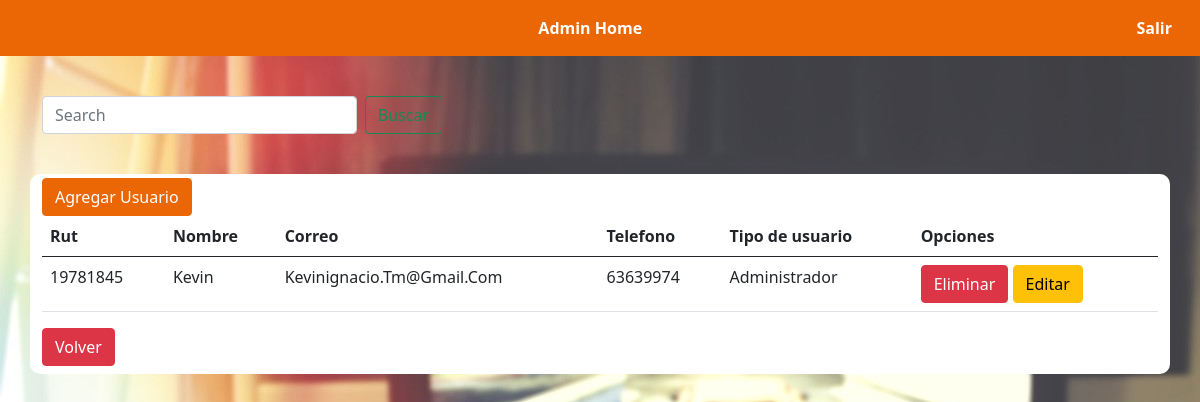
The page /user/users/ on the database its author committed.
### user/models.py (models this page shows, shortened)
class Usuario(AbstractUser):
    rut                = models.IntegerField(primary_key=True)
    dv                 = models.CharField(max_length=1, null=False)
    nombre             = models.CharField('Nombre',max_length=70, null=False, blank=False)
    apellido           = models.CharField('Apellido',max_length=70, null=False, blank=False)
    correo             = models.EmailField('Correo',max_length=60, null=False, blank=False, unique=True)
    telefono           = models.IntegerField(null=False)
    creacion_fec       = models.DateTimeField('Fecha de ingreso', auto_now_add=True)
    actualizacion_fec  = models.DateTimeField('Fecha actualizacion', auto_now=True)
    USERNAME_FIELD = 'correo'
    class meta:
        verbose_name = 'Usuario'
        verbose_name_plural = 'Usuarios'

### user/views.py (the view)
# urls.py: path('users/', users, name="users"),
def users(request):
    busqueda = request.GET.get("buscar")
    u = Usuario.objects.all()
    if busqueda:
        u = Usuario.objects.filter(
            Q(username__icontains = busqueda) |
            Q(rut__icontains = busqueda)
        ).distinct()
    return render(request, 'user/listaUsuarios.html', {'entity':u})

### carrito/context_processor.py (called while the page is built)
def importe_total_carro(request):
    total=0
    if 'carro' in request.session:
        for key, value in request.session["carro"].items():
            total=total+(int(value["precio"]))
    return {"importe_total_carro":total}

def precio_totalMasEnvio(request):
    precio_envio = PrecioEnvio.objects.only('precio').get(id_envio=1)
    total=0 + precio_envio.precio
    if 'carro' in request.session:
        for key, value in request.session["carro"].items():
            total=total+(int(value["precio"]))
    return {"precio_totalMasEnvio":total}

### user/templates/user/listaUsuarios.html (shortened to what this page needs)
{% extends 'baseadmin.html' %}
{% load crispy_forms_tags %}
{% load static %}
{% block body %}
<div class="container-sm">
    <form class="d-flex" id="barraBusqueda" method="GET">
        <input class="form-control me-2" type="search" placeholder="Search" aria-label="Search" name="buscar"
            value="{{request.GET.buscar}}">
        <button class="btn btn-outline-success" type="submit">Buscar</button>
    </form>
</div>
<div class="container-sm" id="user">
    <a href="{% url 'registro_admin' %}" class="btn btn-success mt-1">Agregar Usuario</a>
    <table class="table">
        <thead>
            <tr>
                <th scope="col">Rut</th>
                <th scope="col">Nombre</th>
                <th scope="col">Correo</th>
                <th scope="col">Telefono</th>
                <th scope="col">Tipo de usuario</th>
                <th scope="col">Opciones</th>
            </tr>
        </thead>
        <tbody>
            {% for p in entity %}
                <tr>
                    <td>{{ p.rut  | title }}</td>
                    <td>{{ p.nombre | title }}</td>
                    <td>{{ p.correo | title }}</td>
                    <td>{{ p.telefono | title }}</td>
                    {% if p.is_staff %}
                    <td>Administrador</td>
                    {% else %}
                    <td>Cliente</td>
                    {% endif %}
                    <td>
                        <a href="{% url 'eliminar_user' p.rut %}" class="btn btn-danger">Eliminar</a>
                        <a href="{% url 'modificar_usuario' p.rut %}" class="btn btn-warning">Editar</a>
                    </td>
                </tr>
            {% endfor %}
        </tbody>
    </table>
    <a class="btn btn-danger mb-2" href="{% url 'administrador' %}">Volver</a>
</div>
{% endblock%}

### static/css/admin.css (style rules this page uses)
body { background: white url("../imagenes/fondo.jpg") ; }
.btn-success { background-color: #EB6604 !important; border-color: #EB6604 !important; }
#barraBusqueda { width: 400px; margin-top: 40px; }
#user { background-color: white; border-radius: 10px; margin-top: 40px; }

### rows shown on the page
Usuario: rut "19781845", nombre "Kevin", correo "Kevinignacio.Tm@Gmail.Com", telefono "63639974", is_staff "Administrador"
